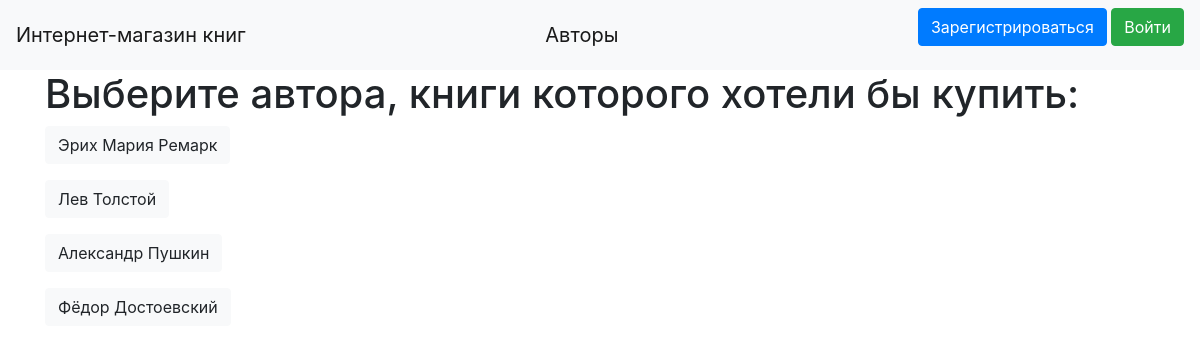
Page /list_of_authors on the committed database.
### data/author.py (models this page shows)
class Author(SqlAlchemyBase, SerializerMixin):
    __tablename__ = 'author'
    id = sqlalchemy.Column(sqlalchemy.Integer, primary_key=True, autoincrement=True)
    name = sqlalchemy.Column(sqlalchemy.String, nullable=True)
    books = orm.relation("Books", back_populates='author')

### main.py (the view)
@app.route('/list_of_authors')
def list_of_authors():
    session = db_session.create_session()
    author = session.query(Author)
    return render_template("list_of_authors.html", author=author)

### data/db_session.py (called while the page is built)
def create_session() -> Session:
    global __factory
    return __factory()

### templates/list_of_authors.html (shortened to what this page needs)
{% extends "base.html" %}
{% block content %}
<h1>Выберите автора, книги которого хотели бы купить:</h1>
{% for item in author %}
<p>
    <a class="btn btn-light" href="/books/{{ item.id }}">{{ item.name }}</a>
</p>
{% endfor %}
{% endblock %}

### rows in the picture
Author: name "Эрих Мария Ремарк"
Author: name "Лев Толстой"
Author: name "Александр Пушкин"
Author: name "Фёдор Достоевский"
